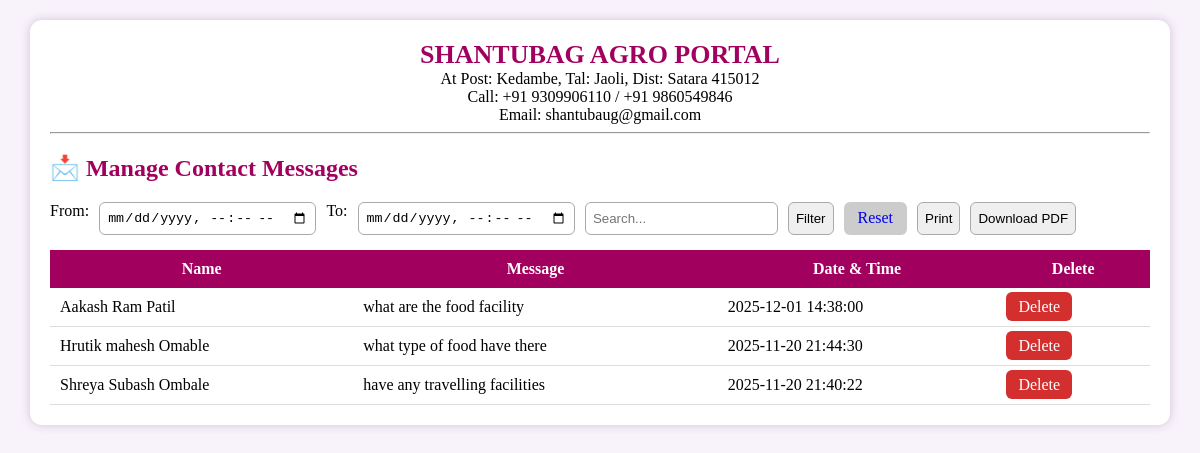
The page /manage_contact.php on the database its author committed.
### tables this page shows
CREATE TABLE `contact_messages` (
  `id` int(11) NOT NULL,
  `name` varchar(100) DEFAULT NULL,
  `message` text DEFAULT NULL,
  `created_at` datetime DEFAULT current_timestamp()
);

### manage_contact.php (the view, shortened to what this page needs)
<?php
include "db_connect.php";
$table = "contact_messages";
$from   = $_GET['from'] ?? "";
$to     = $_GET['to'] ?? "";
$search = $_GET['search'] ?? "";
$where = "1";
$sql = "SELECT id, name, message, created_at FROM $table WHERE $where ORDER BY created_at DESC";
$result = $conn->query($sql);
$rows = [];
while ($r = $result->fetch_assoc()) {
    $rows[] = $r;
}
?>
<!DOCTYPE html>
<html lang="en">
<head>
</head>
<body>
<div class="wrap">
<div style="text-align:center;">
    <h1 style="margin:0;font-size:26px;color:#a1005e;">SHANTUBAG AGRO PORTAL</h1>
    <p style="margin:0;">At Post: Kedambe, Tal: Jaoli, Dist: Satara 415012</p>
    <p style="margin:0;">Call: +91 9309906110 / +91 9860549846</p>
    <p style="margin:0;">Email: shantubaug@gmail.com</p>
</div>
<hr>
<h2>📩 Manage Contact Messages</h2>
<form method="GET" style="display:flex; flex-wrap:wrap; gap:10px; margin-bottom:15px">
    <label>From:</label>
    <input type="datetime-local" name="from" value="<?= $from ?>">
    <label>To:</label>
    <input type="datetime-local" name="to" value="<?= $to ?>">
    <input type="text" name="search" placeholder="Search..." value="<?= $search ?>">
    <button type="submit">Filter</button>
    <a href="manage_contact.php" style="padding:7px 14px;background:#ccc;border-radius:6px;text-decoration:none;">
        Reset
    </a>
    <button type="button" onclick="window.print()">Print</button>
    <button type="button" id="downloadPdf">Download PDF</button>
</form>
<?php if (count($rows) == 0): ?>
    <p>No messages found.</p>
<?php else: ?>
<table id="messagesTable">
    <thead>
        <tr>
            <th>Name</th>
            <th>Message</th>
            <th>Date & Time</th>
            <th class="action_hide_pdf">Delete</th>
        </tr>
    </thead>
    <tbody>
        <?php foreach ($rows as $r): ?>
        <tr>
            <td><?= htmlspecialchars($r['name']) ?></td>
            <td><?= nl2br(htmlspecialchars($r['message'])) ?></td>
            <td><?= $r['created_at'] ?></td>
            <td class="action_hide_pdf">
                <a class="delete-btn" href="?delete=<?= $r['id'] ?>" onclick="return confirm('Delete this message?')">
                    Delete
                </a>
            </td>
        </tr>
        <?php endforeach; ?>
    </tbody>
</table>
<?php endif; ?>
</div>
</body>
</html>

### manage_contact.php (style rules this page uses)
body { font-family: Poppins; background: #f8f2fa; margin: 0; padding: 20px; }
.wrap { max-width: 1100px; margin: auto; background: #fff; padding: 20px; border-radius: 12px; box-shadow: 0 0 10px #d3c2d8; }
h2 { color:#a1005e; }
table { width: 100%; border-collapse: collapse; margin-top: 15px; }
th { background: #a1005e; color: #fff; padding: 10px; }
td { padding: 10px; border-bottom: 1px solid #ddd; }
.delete-btn { background: #d32f2f; color: #fff; padding: 6px 12px; border-radius: 6px; text-decoration: none; }
input, button { padding: 7px; border-radius: 6px; border: 1px solid #aaa; }
.action_hide_pdf { display: table-cell; }

### rows shown on the page
contact_messages: name "Aakash Ram Patil", message "what are the food facility", created_at "2025-12-01 14:38:00"
contact_messages: name "Hrutik mahesh Omable", message "what type of food have there", created_at "2025-11-20 21:44:30"
contact_messages: name "Shreya Subash Ombale", message "have any travelling facilities", created_at "2025-11-20 21:40:22"
